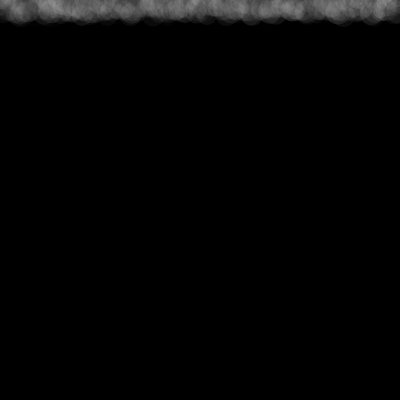
Frame 1 (no input)
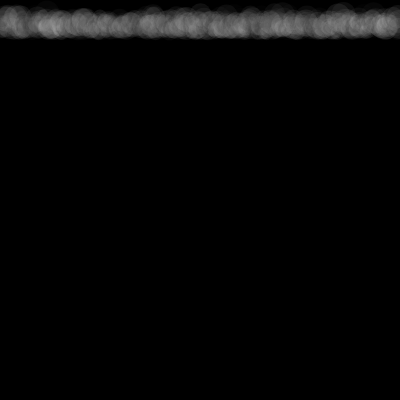
Frame 60 (no input)
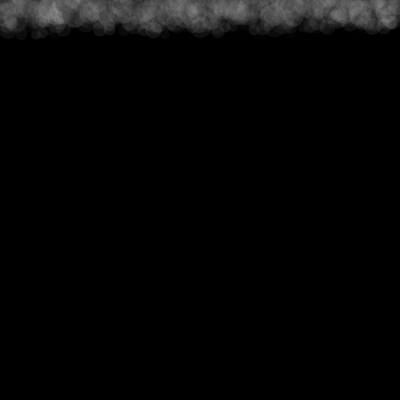
Frame 120 (the mouse pressed at the canvas centre since frame 60)

The p5.js sketch that drew these frames (run headless with seeded random() and noise() and a simulated clock; from frame 60 on, the mouse is pressed at the canvas centre):

// p5.js sketch
// ── sketch.js
let bballs = [];
let num = 800;

function setup() {
  createCanvas(400, 400);

  for (let i = 0; i <= num; i++) {
    bballs.push(
      new Ball(
        i/2,
        random(-5,15),
        random(10, 25),
        random(0.3,0.5),
        random(0,255)
      )
    );
  }
}

function draw() {
  background(0);
  for (let i = 0; i < num; i++) {
    bballs[i].draw();
  }
}

class Ball {
  constructor(xpos, ypos, w, dy, ccolor) {
    this.xpos = xpos;
    this.ypos = ypos;
    this.w = w;
    this.dy = dy;
    this.color = ccolor;
  }

  draw() {
    this.move(this.dy);
    noStroke();
    fill(this.color,20);
    circle(this.xpos, this.ypos, this.w);
  }

  move() {
    if (this.ypos + this.w / 2 >= 40 || this.ypos - this.w / 2 <= -20) {
      this.dy = -this.dy;
    }
    this.ypos += this.dy;
  }
}
